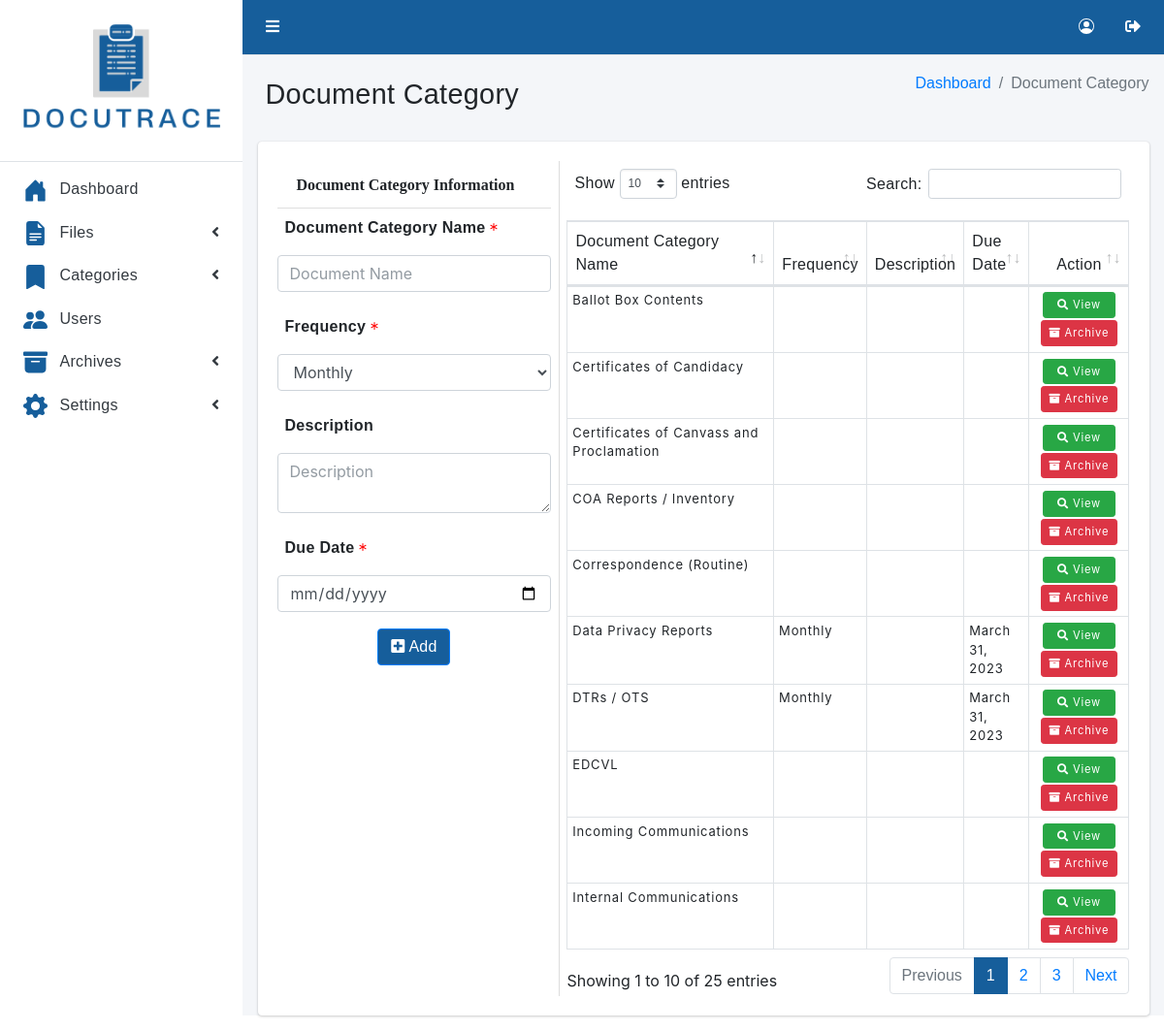
The app's page /admin/category.php (signed in) with its own data.
### tables this page shows
CREATE TABLE DocumentCategory (
  id_num int(50) unsigned ZEROFILL auto_increment,
  DocumentCategoryName varchar(255) DEFAULT NULL,
  Description varchar(255) DEFAULT NULL,
  Frequency enum("Monthly", "Quarterly", "Daily") DEFAULT NULL,
  DueDate varchar(255) DEFAULT NULL,
  ArchiveStatus varchar(255) DEFAULT 'Not Archived',
  
  PRIMARY KEY  (id_num)
);

### admin/category.php (the view, shortened to what this page needs)
<?php
   require '../php/centralConnection.php';
   if(isset($_REQUEST['list'])){
      if($_REQUEST['list'] == "document"){
         $query ="SELECT * FROM DocumentCategory WHERE ArchiveStatus = 'Archived'";
         $result = mysqli_query($connect, $query);
         $header = "Document Category Archives";
      }
   }else{
      $query ="SELECT * FROM DocumentCategory WHERE ArchiveStatus != 'Archived'";
      $result = mysqli_query($connect, $query);
      $header = "Document Category";
   }
?>
<!DOCTYPE html>
<html lang="en">
<head>
   <link rel="stylesheet" href="../asset/fontawesome/css/all.min.css">
   <link rel="stylesheet" href="../asset/css/adminlte.min.css">
   <link rel="stylesheet" href="../asset/css/style.css">
   <link rel="stylesheet" href="../asset/tables/datatables-bs4/css/dataTables.bootstrap4.min.css">
   <link rel="stylesheet" href="../css/style.css">
   <link rel="stylesheet" href="../asset/jquery-confirm.min.css">
</head>
<body class="hold-transition sidebar-mini layout-fixed">
   <div class="wrapper">
      <nav class="main-header navbar navbar-expand navbar-light" style="background-color: rgb(22,94,155)">
         <ul class="navbar-nav">
            <li class="nav-item">
               <a class="nav-link iconsTop" data-widget="pushmenu" href="#" role="button"><i class="fas fa-bars"></i></a>
            </li>
         </ul>
         <ul class="navbar-nav ml-auto">
            <li class="nav-item">
               <a class="nav-link iconsTop" href="#" data-toggle='modal' data-target='#editIconUser' role="button" style="margin-top: -3%;">
               </a>
            </li>
            <li class="nav-item">
               <a class="nav-link iconsTop" href="../php/logout.php">
                  <i class="fas fa-sign-out-alt"></i>
               </a>
            </li>
         </ul>
      </nav>
      <aside class="main-sidebar sidebar-light-primary">
         <a href="index.php" class="brand-link">
     <img src="../asset/img/DOCUTRACE.png" alt="DOCUTRACE Logo" id="docutraceLogo">
      </a>
      <div class="sidebar">
            <nav class="mt-2">
               <ul class="nav nav-pills nav-sidebar flex-column" data-widget="treeview" role="menu"
                  data-accordion="false">
                  <li class="nav-item">
                     <a href="index.php" class="nav-link">
                        <p>
                           Dashboard
                        </p>
                     </a>
                  </li>
                  <li class="nav-item">
                     <a href="#" class="nav-link">
                        <p>
                           Files
                        </p>
                        <i class="right fas fa-angle-left"></i>
                     </a>
                  </li>
                  <li class="nav-item">
                     <a href="#" class="nav-link">
                     <svg xmlns="http://www.w3.org/2000/svg" width="25" height="25" fill="rgb(22,94,155)" class="bi bi-bookmark-fill" viewBox="0 0 16 16">
                     <path d="M2 2v13.5a.5.5 0 0 0 .74.439L8 13.069l5.26 2.87A.5.5 0 0 0 14 15.5V2a2 2 0 0 0-2-2H4a2 2 0 0 0-2 2z"/>
                     </svg>
                        <p>
                           Categories
                        </p>
                        <i class="right fas fa-angle-left"></i>
                     </a>
                  </li>
                  <li class="nav-item adminOnly">
                     <a href="users.php" class="nav-link">
                        <p>
                           Users
                        </p>
                     </a>
                  </li>
                  <li class="nav-item adminOnly">
                     <a href="#" class="nav-link">
                        <p>
                           Archives
                        </p>
                        <i class="right fas fa-angle-left"></i>
                     </a>
                  </li>
                  <li class="nav-item adminOnly">
                     <a href="#" class="nav-link">
                        <p>
                           Settings
                        </p>
                        <i class="right fas fa-angle-left"></i>
                     </a>
                  </li>
               </ul>
            </nav>
      </div>
   </aside>
      <div class="content-wrapper">
         <div class="content-header">
            <div class="container-fluid">
               <div class="row mb-2">
                  <div class="col-sm-6">
                        <h1 class="m-0"><?php echo $header; ?></h1>
                  </div>
                  <div class="col-sm-6">
                     <ol class="breadcrumb float-sm-right">
                        <li class="breadcrumb-item" style="color: rgb(22,94,155);"><a href="index.php">Dashboard</a></li>
                        <li class="breadcrumb-item active"><?php echo $header; ?></li>
                     </ol>
                  </div>
               </div>
            </div>
         </div>
         <section class="content">
            <div class="container-fluid">
               <div class="card card-info">
                  <form action="../php/addRecord.php" method="post" id="addCategoryForm">
                     <div class="card-body">
                        <div class="row">
                           <div class="col-md-4" id="categoryAddSection">
                              <div class="card-header">
                                 <span class="fa"> Document Category Information</span>
                              </div>
                              <div class="row">
                                 <div class="col-md-12">
                                    <div class="form-group">
                                       <label>Document Category Name </label>
                                       <input type="text" class="form-control" name="addDCN" placeholder="Document Name" required>
                                    </div>
                                 </div>
                                 <div class="col-md-12">
                                    <div class="form-group">
                                       <label>Frequency </label>
                                       <select name="addFrequency" class="form-control" id="addFrequency" required>
                                          <option value="Monthly" selected>Monthly</option>
                                       </select>
                                    </div>
                                 </div>
                                 <div class="col-md-12">
                                    <div class="form-group">
                                       <label>Description</label>
                                      <textarea class="form-control" name="addDescription" placeholder="Description"></textarea>
                                    </div>
                                 </div>
                                 <div class="col-md-12">
                                    <div class="form-group">
                                       <label>Due Date </label>
                                       <input type="date" class="form-control" name="addDueDate" required>
                                    </div>
                                 </div>
                              </div>
                              <div class="col-md-12" id="addButton">
                                 <button type="submit" class="btn btn-primary"><i
                        class="fa fa-plus-square"></i> Add</button>
                              </div>
                  </form>
               </div>
               <div class="col-md-8" id="categoryLists" style="border-left: 1px solid #ddd;">
                  <table id="example1" class="table table-bordered table-hover">
                     <thead>
                        <tr>
                           <th>Document Category Name</th>
                           <th>Frequency</th>
                           <th>Description</th>
                           <th>Due Date</th>
                           <th class="text-center">Action</th>
                        </tr>
                     </thead>
                     <tbody>
                           <?php
                              if($result != ''){
                                 while($row = mysqli_fetch_array($result)){
                                    $DocumentCategoryName = $row['DocumentCategoryName'];
                                    $Frequency = $row['Frequency'];
                                    $Description = $row['Description'];
                                    $DueDateNumFormat = $row['DueDate'];
                                    $DocumentCategoryId = $row['id_num'];
                                    $DueDate = "";
                                    if($DueDateNumFormat != ''){
                                       $dueTimestamp = strtotime($DueDateNumFormat);
                                       $DueDate = date('F j, Y', $dueTimestamp);
                                    }
                                    echo "
                                    <tr>
                                          <td>$DocumentCategoryName</td>
                                          <td>$Frequency</td>
                                          <td>$Description</td>
                                          <td>$DueDate</td>
                                          <td class='text-center'>
                                             <a class='btn btn-sm btn-success' href='#' data-toggle='modal' data-target='#edit' data-category-id='$DocumentCategoryId' data-category-name='$DocumentCategoryName' data-description='$Description' data-frequency='$Frequency' data-dueDate='$DueDateNumFormat' onclick='populateEditModal(this)'><i class='fa fa-search'></i> View</a>
                                             <a class='btn btn-sm btn-danger adminOnly archiveButton' href='#' data-toggle='modal' data-target='#archive' data-category-id='$DocumentCategoryId'>
                                                <i class='fa fa-archive'></i> Archive
                                             </a>
                                             <a class='btn btn-sm btn-danger adminOnly restoreButton' href='#' data-toggle='modal' data-target='#restore' data-category-id='$DocumentCategoryId'>
                                             <svg xmlns='http://www.w3.org/2000/svg' width='16' height='16' fill='currentColor' class='bi bi-arrow-counterclockwise' viewBox='0 0 16 16'>
                                             <path fill-rule='evenodd' d='M8 3a5 5 0 1 1-4.546 2.914.5.5 0 0 0-.908-.417A6 6 0 1 0 8 2v1z'/>
                                             <path d='M8 4.466V.534a.25.25 0 0 0-.41-.192L5.23 2.308a.25.25 0 0 0 0 .384l2.36 1.966A.25.25 0 0 0 8 4.466z'/>
                                             </svg> Restore
                                             </a>
                                          </td>
                                    </tr>";
                                 }
                              }
                          ?>
                        </tbody>
                  </table>
               </div>
            </div>
      </div>
   </div>
</body>
</html>

### asset/css/style.css (style rules this page uses)
h1,h2,h3,h4,h5,h6,p,label,button,th { font-family: 'Trebuchet MS', 'Lucida Sans Unicode', 'Lucida Grande', 'Lucida Sans', Arial, sans-serif !important; padding: 0.5rem 0.5rem; font-weight: 100; letter-spacing: 0.02rem; }
li a { font-family: 'Trebuchet MS', 'Lucida Sans Unicode', 'Lucida Grande', 'Lucida Sans', Arial, sans-serif !important; font-weight: 100; }
li { font-family: 'Trebuchet MS', 'Lucida Sans Unicode', 'Lucida Grande', 'Lucida Sans', Arial, sans-serif !important; font-weight: 100; }
table td { font-size: 13px !important; letter-spacing: 0.0625em; margin:-10px; border-spacing: 1em; }
#docutraceLogo { width: 100%; }

### css/style.css (style rules this page uses)
td a.btn { font-size: 0.7rem; }
th { padding: 0.5rem !important; }
table tr td { padding: 0.3rem !important; }
.btn-primary { background-color: rgb(22,94,155); }
.iconsTop { color: white !important; }
.btn { min-width: 75px; margin: 1px 0; }
#addButton { text-align: center; }
.bi-asterisk { margin-bottom: 3px; }

### records on screen
documentcategory: DocumentCategoryName "Internal Communications"
documentcategory: DocumentCategoryName "Incoming Communications"
documentcategory: DocumentCategoryName "EDCVL"
documentcategory: DocumentCategoryName "DTRs / OTS", Frequency "Monthly", DueDate "March 31, 2023"
documentcategory: DocumentCategoryName "Data Privacy Reports", Frequency "Monthly", DueDate "March 31, 2023"
documentcategory: DocumentCategoryName "Correspondence (Routine)"
documentcategory: DocumentCategoryName "COA Reports / Inventory"
documentcategory: DocumentCategoryName "Certificates of Canvass and Proclamation"
documentcategory: DocumentCategoryName "Certificates of Candidacy"
documentcategory: DocumentCategoryName "Ballot Box Contents"

### other values on screen
$header "Document Category"
